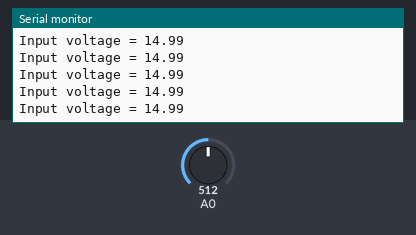
This sketch was run on a simulated Arduino Uno, built with avr-gcc and run on an emulated ATmega328P. Parts: the last lines printed to the serial monitor. The inputs (shaded band) are chosen by the test bench; at power-on: A0 = 512.

Above: at 1.2 s.
1.3 s: A0 set to 358
At 2.1 s:
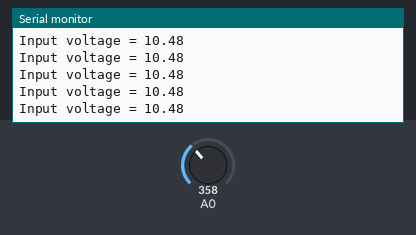
2.8 s: A0 set to 334
At 3.7 s:
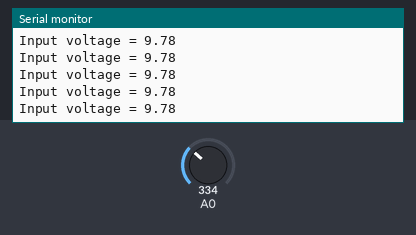
Timing chart, 0 to 5.8 s (numbered marks = the images above; inputs shaded):
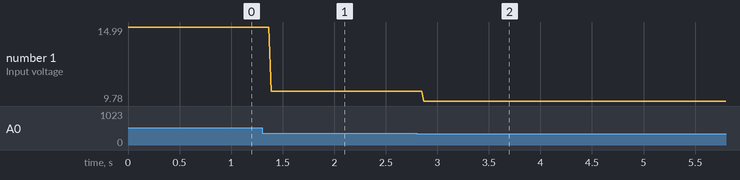

Measured:
- after the input at 1.3 s, the serial monitor: prints a new line after 0.09 s (image 1)
- after the input at 2.8 s, the serial monitor: prints a new line after 0.07 s (image 2)
- plotted number 1: 14.99 → 10.48 after the input at 1.3 s, 10.48 → 9.78 after the input at 2.8 s

The sketch:

30V_voltage_Sensor_arduino.ino
```cpp
#define vin A0
unsigned long R1 = 5010;
unsigned long R2 = 25000;
void setup()
{
  pinMode(A0,INPUT);
  Serial.begin(9600);
}

void loop()
{
  int sensorValue = analogRead(A0);
  float digitalVoltage = sensorValue * (5.0/1023.0);
  float inputVoltage = digitalVoltage * (1 + (float(R2)/float(R1)));
  Serial.print("Input voltage = ");
  Serial.println(inputVoltage);
}
```
